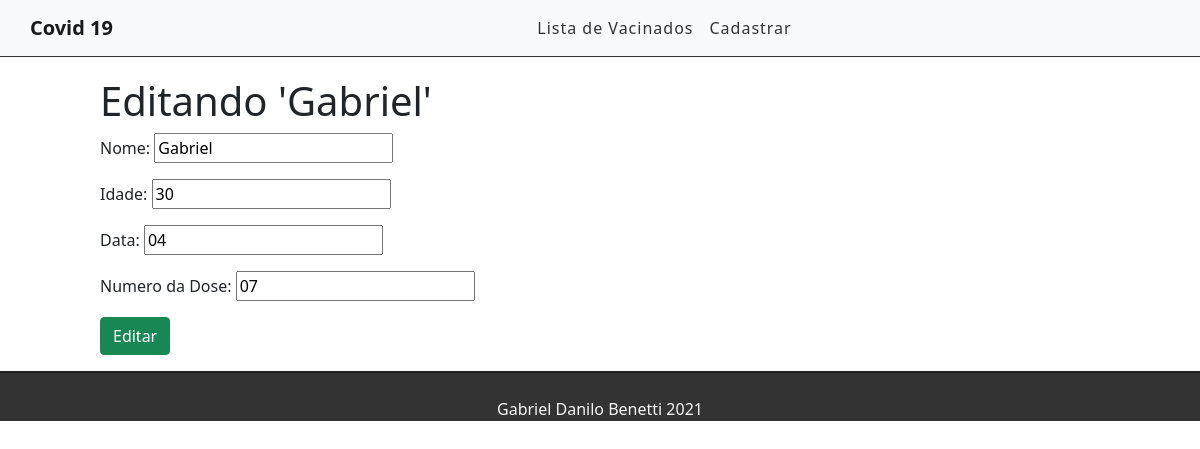
/edit/15, run on the app's committed database.
### cadastro/models.py (models this page shows, shortened)
class Cadastro(models.Model):
    nome = models.CharField('Nome',max_length=255)
    idade = models.CharField('Idade', max_length=255)
    data = models.CharField('Data', max_length=255)
    numero_da_dose = models.CharField('Numero da Dose', max_length=255)
    created_at = models.DateTimeField(auto_now_add=True)
    updated_at = models.DateTimeField(auto_now=True)

### cadastro/views.py (the view)
# urls.py: path('edit/<int:id>', views.editCadastro, name="edit-cadastro"),
def editCadastro(request, id):
    cadastro = get_object_or_404(Cadastro, pk=id)
    form = CadastroForm(instance=cadastro)
    if(request.method == 'POST'):
        form = CadastroForm(request.POST, instance=cadastro)
        if(form.is_valid()):
            cadastro.save()
            return redirect('/')
        else:
            return render(request, 'cadastro/editcadastro.html', {'form': form, 'cadastro': cadastro})
    else:
        return render(request, 'cadastro/editcadastro.html', {'form': form, 'cadastro': cadastro})

### cadastro/forms.py
class CadastroForm(forms.ModelForm):
    class Meta:
        model = Cadastro
        fields = ('nome', 'idade', 'data', 'numero_da_dose')

### cadastro/templates/cadastro/editcadastro.html (shortened to what this page needs)
{% extends 'base.html' %}
{% block content %}
<div class="offset-1 col-10 list-div">
    <h1>Editando '{{cadastro.nome}}'</h1>
   <form method="POST">
        {{ form.as_p }}
        <input type="submit" class="btn btn-success mb-3" value="Editar">
    </form>
</div>
{% endblock %}

### cadastro/static/css/style.css (style rules this page uses)
.list-div { padding: 0; }

### data on the page
Cadastro: nome "Gabriel", idade "30", data "04", numero_da_dose "07"
